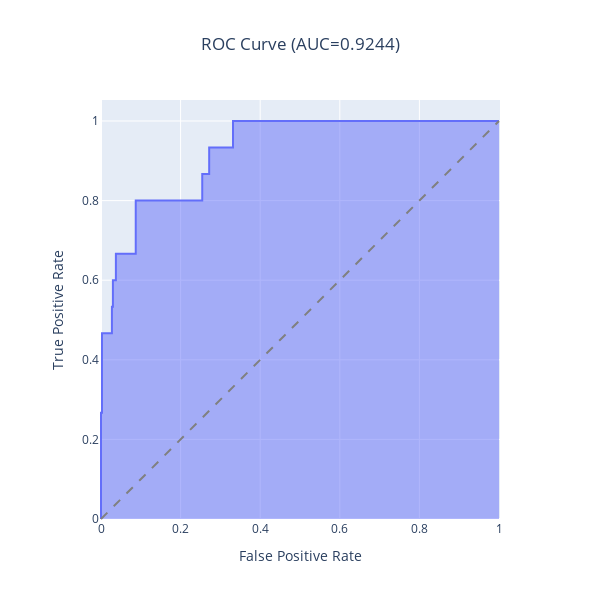

Notebook source saved alongside this figure:
### Code cell
# CREATE ROC CURVE TO SELECT THRESHOLD p

from eppi_text_classification.predict import predict_scores
from eppi_text_classification.plots.roc import plotly_roc

y_test_pred_probs = predict_scores(model, X_test)
# y_test_pred_probs = model.predict(X_test)
plotly_roc(y_test, y_test_pred_probs)

### Figure 1 — Plotly figure (JSON) as saved in the notebook; plotly's stock layout.template omitted (floating-point values rounded to 4 significant figures)
{"data": [{"customdata": [["inf"], ["6.24"], ["6.069"], ["5.797"], ["1.753"], ["0.663"], ["-1.055"], ["-1.227"], ["-1.452"], ["-1.529"], ["-1.695"], ["-1.713"], ["-3.179"], ["-3.268"], ["-5.655"], ["-5.655"], ["-5.883"], ["-5.904"], ["-6.235"], ["-6.281"], ["-8.806"], ["-8.821"], ["-9.455"], ["-9.529"], ["-9.623"], ["-9.64"], ["-12.01"]], "fillpattern": {"shape": ""}, "hovertemplate": "False Positive Rate=%{x}<br>True Positive Rate=%{y}<br>Threshold=%{customdata[0]}<extra></extra>", "legendgroup": "", "line": {"color": "#636efa"}, "marker": {"symbol": "circle"}, "mode": "lines", "name": "", "orientation": "v", "showlegend": false, "stackgroup": "1", "type": "scatter", "x": [0, 0, 0, 0, 0.002494, 0.002494, 0.02743, 0.02743, 0.02993, 0.02993, 0.03741, 0.03741, 0.08728, 0.08728, 0.2544, 0.2544, 0.2718, 0.2718, 0.3317, 0.3317, 0.7182, 0.7282, 0.788, 0.8005, 0.813, 0.8479, 1], "xaxis": "x", "y": [0, 0.06667, 0.2, 0.2667, 0.2667, 0.4667, 0.4667, 0.5333, 0.5333, 0.6, 0.6, 0.6667, 0.6667, 0.8, 0.8, 0.8667, 0.8667, 0.9333, 0.9333, 1, 1, 1, 1, 1, 1, 1, 1], "yaxis": "y"}], "layout": {"height": 600, "legend": {"tracegroupgap": 0}, "shapes": [{"line": {"color": "grey", "dash": "dash"}, "type": "line", "x0": 0, "x1": 1, "y0": 0, "y1": 1}], "title": {"text": "ROC Curve (AUC=0.9244)", "x": 0.5, "xanchor": "center"}, "width": 600, "xaxis": {"anchor": "y", "constrain": "domain", "domain": [0, 1], "title": {"text": "False Positive Rate"}}, "yaxis": {"anchor": "x", "domain": [0, 1], "scaleanchor": "x", "scaleratio": 1, "title": {"text": "True Positive Rate"}}}}
